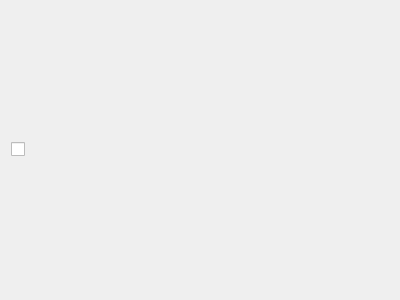
<?xml version="1.0" encoding="UTF-8"?>
<ui version="4.0">
 <class>TaskWidget</class>
 <widget class="QWidget" name="TaskWidget">
  <property name="geometry">
   <rect>
    <x>0</x>
    <y>0</y>
    <width>400</width>
    <height>300</height>
   </rect>
  </property>
  <property name="windowTitle">
   <string>Form</string>
  </property>
  <layout class="QHBoxLayout" name="horizontalLayout">
   <item>
    <widget class="QCheckBox" name="check_box">
     <property name="cursor">
      <cursorShape>PointingHandCursor</cursorShape>
     </property>
     <property name="text">
      <string/>
     </property>
    </widget>
   </item>
   <item>
    <widget class="ClickableLabel" name="task_label">
     <property name="cursor">
      <cursorShape>PointingHandCursor</cursorShape>
     </property>
     <property name="text">
      <string/>
     </property>
    </widget>
   </item>
   <item>
    <spacer name="horizontalSpacer">
     <property name="orientation">
      <enum>Qt::Horizontal</enum>
     </property>
     <property name="sizeHint" stdset="0">
      <size>
       <width>40</width>
       <height>20</height>
      </size>
     </property>
    </spacer>
   </item>
   <item>
    <widget class="QLabel" name="date_label">
     <property name="cursor">
      <cursorShape>ArrowCursor</cursorShape>
     </property>
     <property name="text">
      <string/>
     </property>
    </widget>
   </item>
  </layout>
 </widget>
 <customwidgets>
  <customwidget>
   <class>ClickableLabel</class>
   <extends>QLabel</extends>
   <header>ClickableLabel.h</header>
  </customwidget>
 </customwidgets>
 <resources/>
 <connections/>
</ui>
